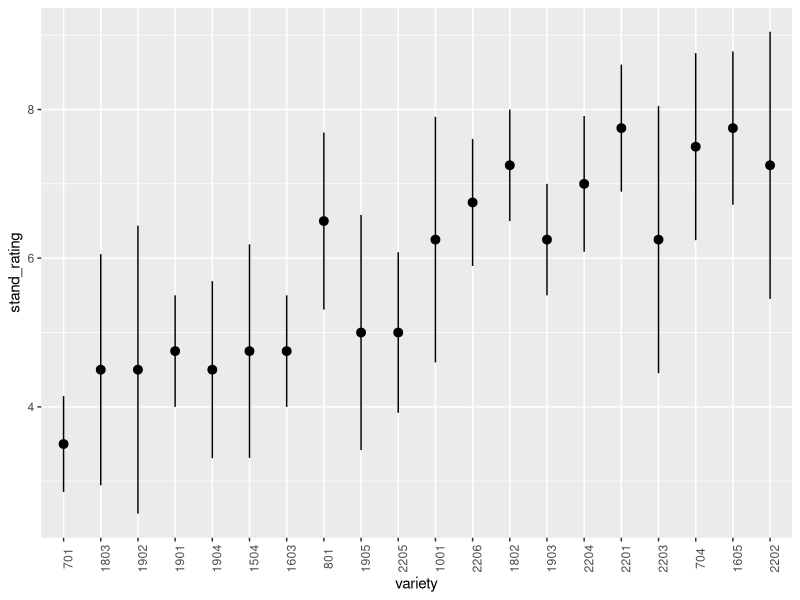

R code for this plot:
# 5Jun2024
# Jesse assessed stands in Waseca
# 0=no plants, 10=perfect stand

# anything below a stand rating = 9 should not be combine harvested due to
# insufficient population in the plot

# data 
# https://docs.google.com/spreadsheets/d/1ZmKH_3KzYk3fSEiAouU_yP-atyN0wzYZn9rYUPajzfU/edit#gid=758100743


library(tidyverse)
read.csv("MASTER Variety Trial 2023 Plant - plant_counts.csv") -> dat

dat %>% 
  filter(year=="2024") %>% 
  select(-c(count_0.5m_1,count_0.5m_2,notes)) -> dat2 

dat2 %>% 
  summarise(mean=round(mean(stand_rating),1),
            sd = round(sd(stand_rating),1))

dat2 %>% 
  group_by(program) %>% 
  summarise(mean=round(mean(stand_rating),1),
            sd = round(sd(stand_rating),1)) %>% 
  arrange(mean)

dat2 %>% 
  group_by(variety) %>% 
  summarise(mean=round(mean(stand_rating),1),
            sd = round(sd(stand_rating),1)) %>% 
  arrange(mean)

dat2 %>% 
  mutate(variety = as.factor(variety)) %>% 
  mutate(variety = fct_reorder(variety,stand_rating)) %>% 
  ggplot(aes(variety,stand_rating)) +
  stat_summary() +
  theme(axis.text.x = element_text(angle = 90))
